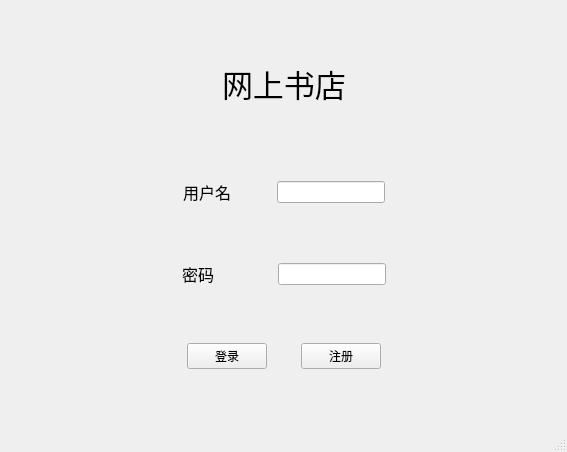
<?xml version="1.0" encoding="UTF-8"?>
<ui version="4.0">
 <class>login_window</class>
 <widget class="QMainWindow" name="login_window">
  <property name="geometry">
   <rect>
    <x>0</x>
    <y>0</y>
    <width>567</width>
    <height>452</height>
   </rect>
  </property>
  <property name="windowTitle">
   <string>登录</string>
  </property>
  <widget class="QWidget" name="centralwidget">
   <layout class="QHBoxLayout" name="horizontalLayout_8">
    <item>
     <layout class="QVBoxLayout" name="verticalLayout">
      <item>
       <spacer name="verticalSpacer">
        <property name="orientation">
         <enum>Qt::Vertical</enum>
        </property>
        <property name="sizeHint" stdset="0">
         <size>
          <width>20</width>
          <height>40</height>
         </size>
        </property>
       </spacer>
      </item>
      <item>
       <layout class="QHBoxLayout" name="horizontalLayout_7">
        <item>
         <spacer name="horizontalSpacer_10">
          <property name="orientation">
           <enum>Qt::Horizontal</enum>
          </property>
          <property name="sizeHint" stdset="0">
           <size>
            <width>40</width>
            <height>20</height>
           </size>
          </property>
         </spacer>
        </item>
        <item>
         <widget class="QLabel" name="title_label">
          <property name="font">
           <font>
            <pointsize>23</pointsize>
           </font>
          </property>
          <property name="text">
           <string>网上书店</string>
          </property>
         </widget>
        </item>
        <item>
         <spacer name="horizontalSpacer_11">
          <property name="orientation">
           <enum>Qt::Horizontal</enum>
          </property>
          <property name="sizeHint" stdset="0">
           <size>
            <width>40</width>
            <height>20</height>
           </size>
          </property>
         </spacer>
        </item>
       </layout>
      </item>
      <item>
       <spacer name="verticalSpacer_2">
        <property name="orientation">
         <enum>Qt::Vertical</enum>
        </property>
        <property name="sizeHint" stdset="0">
         <size>
          <width>20</width>
          <height>68</height>
         </size>
        </property>
       </spacer>
      </item>
      <item>
       <layout class="QHBoxLayout" name="horizontalLayout_4">
        <item>
         <spacer name="horizontalSpacer_4">
          <property name="orientation">
           <enum>Qt::Horizontal</enum>
          </property>
          <property name="sizeHint" stdset="0">
           <size>
            <width>40</width>
            <height>20</height>
           </size>
          </property>
         </spacer>
        </item>
        <item>
         <layout class="QHBoxLayout" name="horizontalLayout">
          <item>
           <widget class="QLabel" name="u_account_label">
            <property name="font">
             <font>
              <pointsize>12</pointsize>
             </font>
            </property>
            <property name="text">
             <string>用户名</string>
            </property>
           </widget>
          </item>
          <item>
           <spacer name="horizontalSpacer_2">
            <property name="orientation">
             <enum>Qt::Horizontal</enum>
            </property>
            <property name="sizeHint" stdset="0">
             <size>
              <width>40</width>
              <height>20</height>
             </size>
            </property>
           </spacer>
          </item>
          <item>
           <widget class="QLineEdit" name="u_account"/>
          </item>
         </layout>
        </item>
        <item>
         <spacer name="horizontalSpacer_5">
          <property name="orientation">
           <enum>Qt::Horizontal</enum>
          </property>
          <property name="sizeHint" stdset="0">
           <size>
            <width>40</width>
            <height>20</height>
           </size>
          </property>
         </spacer>
        </item>
       </layout>
      </item>
      <item>
       <spacer name="verticalSpacer_3">
        <property name="orientation">
         <enum>Qt::Vertical</enum>
        </property>
        <property name="sizeHint" stdset="0">
         <size>
          <width>20</width>
          <height>40</height>
         </size>
        </property>
       </spacer>
      </item>
      <item>
       <layout class="QHBoxLayout" name="horizontalLayout_5">
        <item>
         <spacer name="horizontalSpacer_6">
          <property name="orientation">
           <enum>Qt::Horizontal</enum>
          </property>
          <property name="sizeHint" stdset="0">
           <size>
            <width>40</width>
            <height>20</height>
           </size>
          </property>
         </spacer>
        </item>
        <item>
         <layout class="QHBoxLayout" name="horizontalLayout_2">
          <item>
           <widget class="QLabel" name="u_pswd_label">
            <property name="font">
             <font>
              <pointsize>12</pointsize>
             </font>
            </property>
            <property name="text">
             <string>密码</string>
            </property>
           </widget>
          </item>
          <item>
           <spacer name="horizontalSpacer_3">
            <property name="orientation">
             <enum>Qt::Horizontal</enum>
            </property>
            <property name="sizeHint" stdset="0">
             <size>
              <width>58</width>
              <height>20</height>
             </size>
            </property>
           </spacer>
          </item>
          <item>
           <widget class="QLineEdit" name="u_pswd">
            <property name="echoMode">
             <enum>QLineEdit::Password</enum>
            </property>
           </widget>
          </item>
         </layout>
        </item>
        <item>
         <spacer name="horizontalSpacer_7">
          <property name="orientation">
           <enum>Qt::Horizontal</enum>
          </property>
          <property name="sizeHint" stdset="0">
           <size>
            <width>40</width>
            <height>20</height>
           </size>
          </property>
         </spacer>
        </item>
       </layout>
      </item>
      <item>
       <spacer name="verticalSpacer_4">
        <property name="orientation">
         <enum>Qt::Vertical</enum>
        </property>
        <property name="sizeHint" stdset="0">
         <size>
          <width>20</width>
          <height>40</height>
         </size>
        </property>
       </spacer>
      </item>
      <item>
       <layout class="QHBoxLayout" name="horizontalLayout_6">
        <item>
         <spacer name="horizontalSpacer_8">
          <property name="orientation">
           <enum>Qt::Horizontal</enum>
          </property>
          <property name="sizeHint" stdset="0">
           <size>
            <width>40</width>
            <height>20</height>
           </size>
          </property>
         </spacer>
        </item>
        <item>
         <layout class="QHBoxLayout" name="horizontalLayout_3">
          <item>
           <widget class="QPushButton" name="pushButton_log">
            <property name="text">
             <string>登录</string>
            </property>
           </widget>
          </item>
          <item>
           <spacer name="horizontalSpacer">
            <property name="orientation">
             <enum>Qt::Horizontal</enum>
            </property>
            <property name="sizeHint" stdset="0">
             <size>
              <width>28</width>
              <height>20</height>
             </size>
            </property>
           </spacer>
          </item>
          <item>
           <widget class="QPushButton" name="pushButton_register">
            <property name="text">
             <string>注册</string>
            </property>
           </widget>
          </item>
         </layout>
        </item>
        <item>
         <spacer name="horizontalSpacer_9">
          <property name="orientation">
           <enum>Qt::Horizontal</enum>
          </property>
          <property name="sizeHint" stdset="0">
           <size>
            <width>40</width>
            <height>20</height>
           </size>
          </property>
         </spacer>
        </item>
       </layout>
      </item>
      <item>
       <spacer name="verticalSpacer_5">
        <property name="orientation">
         <enum>Qt::Vertical</enum>
        </property>
        <property name="sizeHint" stdset="0">
         <size>
          <width>20</width>
          <height>40</height>
         </size>
        </property>
       </spacer>
      </item>
     </layout>
    </item>
   </layout>
  </widget>
  <widget class="QMenuBar" name="menubar">
   <property name="geometry">
    <rect>
     <x>0</x>
     <y>0</y>
     <width>567</width>
     <height>23</height>
    </rect>
   </property>
  </widget>
  <widget class="QStatusBar" name="statusbar"/>
 </widget>
 <resources/>
 <connections/>
</ui>
